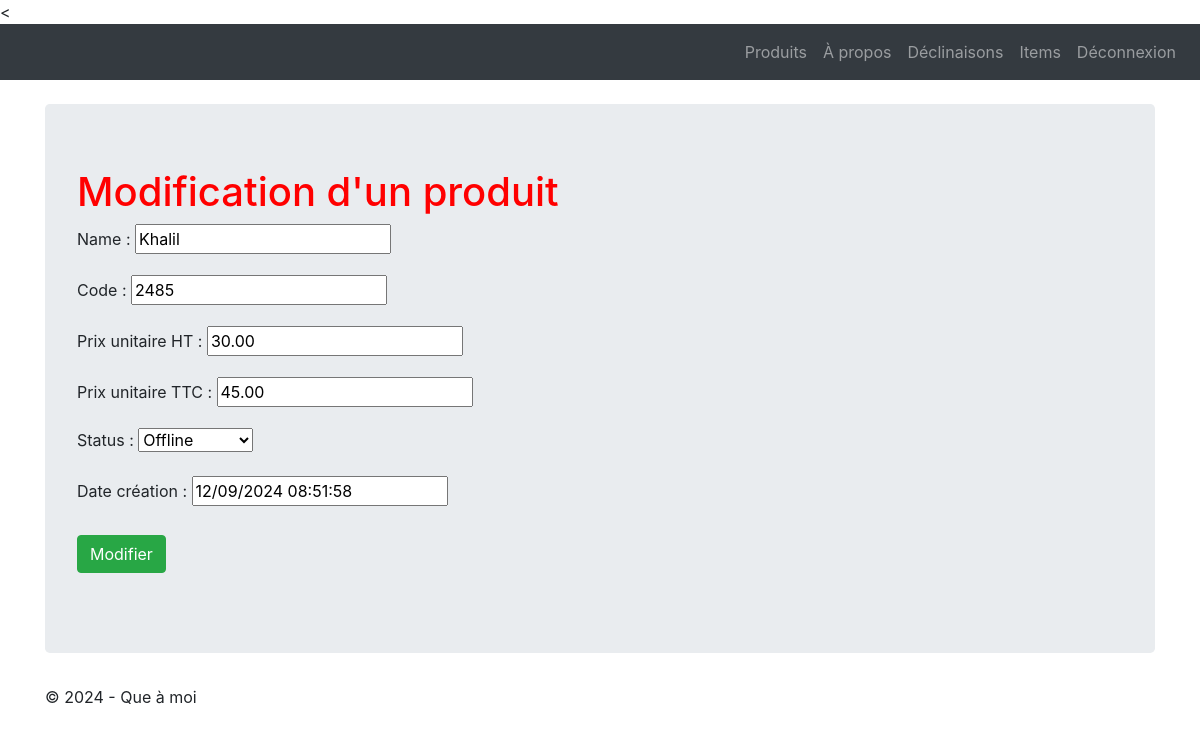
The page /lesProduits/product/1/update/ (signed in) on the database as committed earlier.
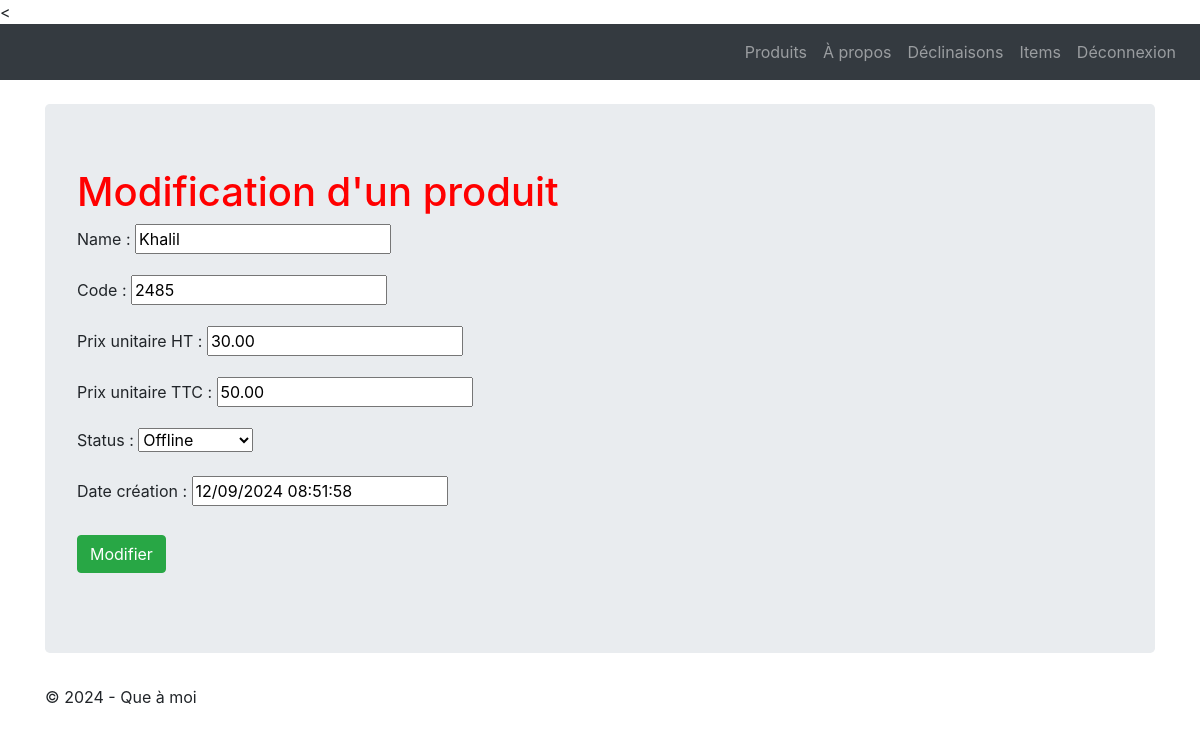
The same page on the database as committed later.
### firsttuto/LesProduits/models.py (models this page shows, shortened)
class Product(models.Model):
    class Meta:
        verbose_name = "Produit"
    name = models.CharField(max_length=100)
    code = models.CharField(max_length=10, null=True, blank=True, unique=True)
    price_ht = models.DecimalField(max_digits=8, decimal_places=2, null=True, blank=True,
                                   verbose_name="Prix unitaire HT")
    price_ttc = models.DecimalField(max_digits=8, decimal_places=2, null=True, blank=True,
                                    verbose_name="Prix unitaire TTC")
    status = models.SmallIntegerField(choices=PRODUCT_STATUS, default=0)
    date_creation = models.DateTimeField(blank=True, verbose_name="Date création")

### firsttuto/LesProduits/views.py (the view, shortened to what this page needs)
# urls.py: path("product/<pk>/update/",views.ProductUpdateView.as_view(), name="product-update"),
@method_decorator(login_required, name='dispatch')
class ProductUpdateView(UpdateView):
    model = Product
    template_name = 'update_product.html'
    form_class = ProductForm

### firsttuto/LesProduits/forms.py
class ProductForm(forms.ModelForm):
    class Meta:
        model = Product
        fields = '__all__'

### templates/update_product.html (shortened to what this page needs)
<{% extends 'base.html' %}
{% block content %}
    <h1> Modification d'un produit </h1>
    <form action="" method="post" >
        {{ form.as_p }}
        <button type="submit" class="btn btn-success mt-2">Modifier</button>
    </form>
{% endblock %}

Rows that differ between the two databases and show on the page:
changed Product "Khalil": price_ttc "45.00" → "50.00"
